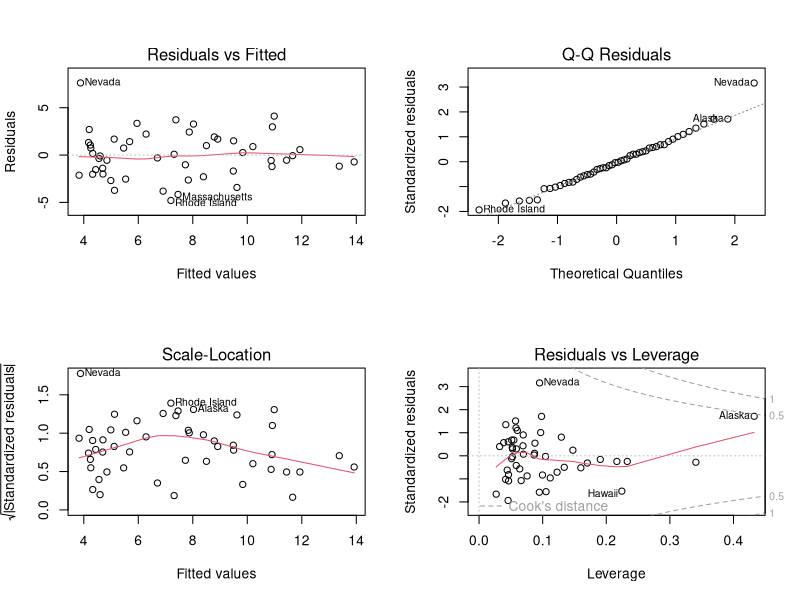

Write R code to recreate this figure.
# 다중회귀분석
state.x77
head(state.x77)
states <- as.data.frame(state.x77[,c("Murder","Population",
                                     "Illiteracy","Income","Frost")])

fit <- lm(Murder ~ Population+Illiteracy+Income+Frost, data=states)
summary(fit)
par(mfrow=c(2,2))
plot(fit)
par(mfrow=c(1,1))

fit1 <- lm(Murder ~ ., data=states)
summary(fit1)

fit2 <- lm(Murder ~ Population+Illiteracy, data=states)
summary(fit2)

# AIC
AIC(fit1, fit2) # 값이 적을수록 좋은 모델

# Backward stepwise regression, Forward stepwise regression

